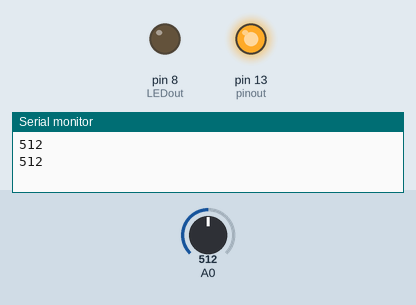
This sketch was run on a simulated Arduino Uno, built with avr-gcc and run on an emulated ATmega328P. Parts: output pins drawn as LEDs (lit = HIGH), the last lines printed to the serial monitor. The inputs (shaded band) are chosen by the test bench; at power-on: A0 = 512.

Above: at 1.8 s.
1.9 s: A0 set to 991
3.4 s: A0 set to 1007
At 5.2 s:
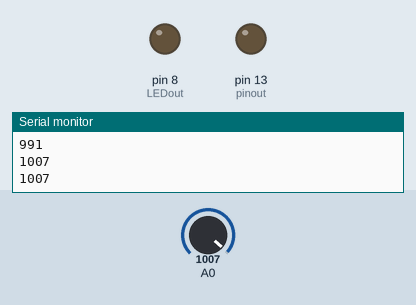
5.5 s: A0 set to 990
At 7.0 s:
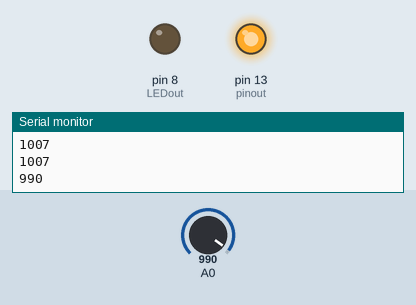
7.5 s: A0 set to 1010
At 8.5 s:
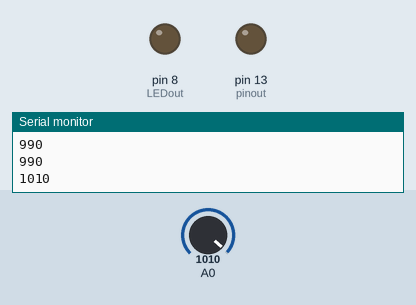
Timing chart, 0 to 10.5 s (numbered marks = the images above; inputs shaded):
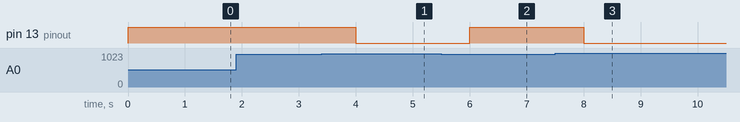

Measured:
- the behaviour switches between 999 and 1000 on A0 (found by bisection; images 0 and 1)
- after the input at 3.4 s, pin 13 (pinout): HIGH → LOW after 0.60 s
- after the input at 5.5 s, pin 13 (pinout): LOW → HIGH after 0.50 s
- after the input at 7.5 s, pin 13 (pinout): HIGH → LOW after 0.50 s

The sketch:

soil.ino
```cpp
int moisture = A0;
int pinout=13;
int LEDout=8;
void setup()
{
  pinMode(A0, INPUT);
  Serial.begin(9600);
  pinMode(pinout, OUTPUT);
  pinMode(8, OUTPUT);

}

void loop()
{
 moisture=analogRead(A0);
  Serial.println(moisture);
   if(moisture<1000){
  digitalWrite(pinout,HIGH);
  }
  else if(moisture<950)
  {
    digitalWrite(8,HIGH);
  }
  else
  {

  digitalWrite(pinout,LOW);
  digitalWrite(LEDout,LOW);
}
  delay(1000);
}
```
